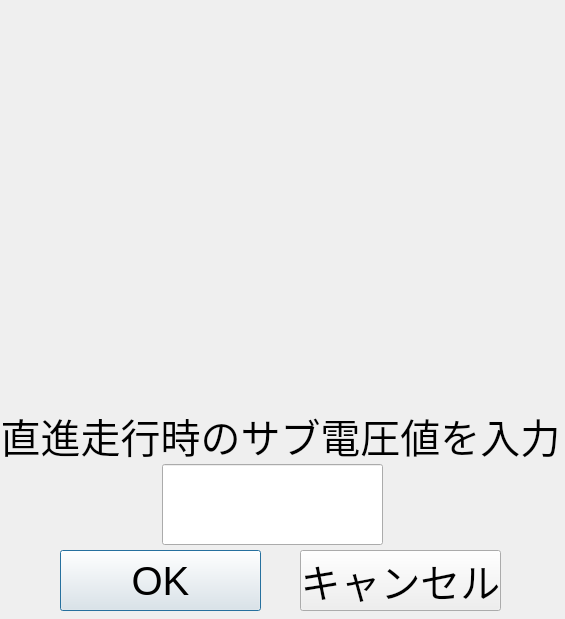
<?xml version="1.0" encoding="UTF-8"?>
<ui version="4.0">
 <class>dialog_steer_proofreading_sub</class>
 <widget class="QDialog" name="dialog_steer_proofreading_sub">
  <property name="geometry">
   <rect>
    <x>0</x>
    <y>0</y>
    <width>565</width>
    <height>619</height>
   </rect>
  </property>
  <property name="windowTitle">
   <string>Dialog</string>
  </property>
  <widget class="QLabel" name="label">
   <property name="geometry">
    <rect>
     <x>0</x>
     <y>410</y>
     <width>561</width>
     <height>51</height>
    </rect>
   </property>
   <property name="font">
    <font>
     <pointsize>30</pointsize>
    </font>
   </property>
   <property name="layoutDirection">
    <enum>Qt::LeftToRight</enum>
   </property>
   <property name="text">
    <string>直進走行時のサブ電圧値を入力</string>
   </property>
   <property name="alignment">
    <set>Qt::AlignCenter</set>
   </property>
  </widget>
  <widget class="QLabel" name="lb_text">
   <property name="geometry">
    <rect>
     <x>0</x>
     <y>10</y>
     <width>561</width>
     <height>391</height>
    </rect>
   </property>
   <property name="font">
    <font>
     <pointsize>30</pointsize>
    </font>
   </property>
   <property name="layoutDirection">
    <enum>Qt::LeftToRight</enum>
   </property>
   <property name="text">
    <string/>
   </property>
   <property name="alignment">
    <set>Qt::AlignCenter</set>
   </property>
  </widget>
  <widget class="QPushButton" name="bt_ok">
   <property name="geometry">
    <rect>
     <x>60</x>
     <y>550</y>
     <width>201</width>
     <height>61</height>
    </rect>
   </property>
   <property name="font">
    <font>
     <pointsize>30</pointsize>
    </font>
   </property>
   <property name="text">
    <string>OK</string>
   </property>
  </widget>
  <widget class="QPushButton" name="bt_cancel">
   <property name="geometry">
    <rect>
     <x>300</x>
     <y>550</y>
     <width>201</width>
     <height>61</height>
    </rect>
   </property>
   <property name="font">
    <font>
     <pointsize>30</pointsize>
    </font>
   </property>
   <property name="text">
    <string>キャンセル</string>
   </property>
  </widget>
  <widget class="QLineEdit" name="tx_straight_sub_voltage">
   <property name="geometry">
    <rect>
     <x>162</x>
     <y>464</y>
     <width>221</width>
     <height>81</height>
    </rect>
   </property>
   <property name="font">
    <font>
     <pointsize>30</pointsize>
    </font>
   </property>
  </widget>
 </widget>
 <resources/>
 <connections/>
</ui>
